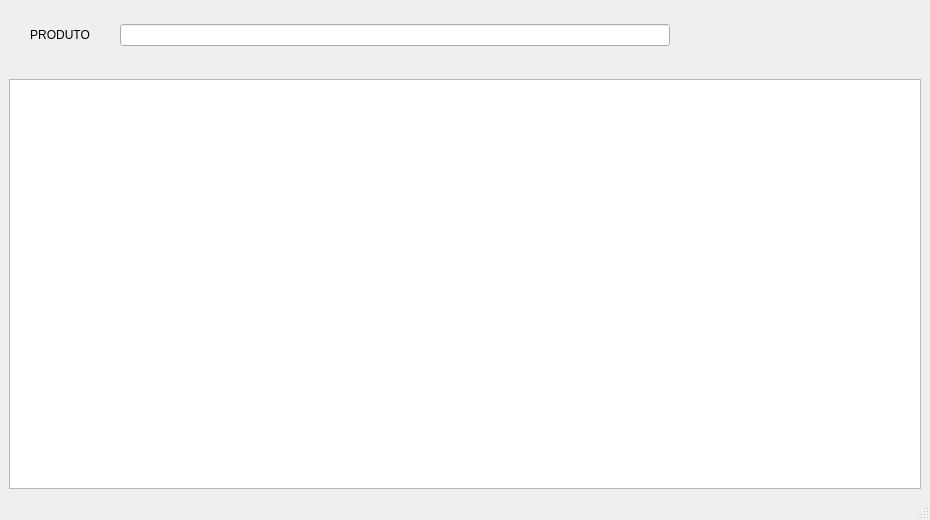
<?xml version="1.0" encoding="UTF-8"?>
<ui version="4.0">
 <class>MainWindow</class>
 <widget class="QMainWindow" name="MainWindow">
  <property name="windowModality">
   <enum>Qt::WindowModality::NonModal</enum>
  </property>
  <property name="geometry">
   <rect>
    <x>0</x>
    <y>0</y>
    <width>930</width>
    <height>520</height>
   </rect>
  </property>
  <property name="minimumSize">
   <size>
    <width>930</width>
    <height>520</height>
   </size>
  </property>
  <property name="maximumSize">
   <size>
    <width>930</width>
    <height>520</height>
   </size>
  </property>
  <property name="windowTitle">
   <string>PRODUTOS</string>
  </property>
  <property name="styleSheet">
   <string notr="true"/>
  </property>
  <widget class="QWidget" name="centralwidget">
   <property name="styleSheet">
    <string notr="true"/>
   </property>
   <layout class="QVBoxLayout" name="verticalLayout">
    <property name="spacing">
     <number>0</number>
    </property>
    <property name="leftMargin">
     <number>0</number>
    </property>
    <property name="topMargin">
     <number>0</number>
    </property>
    <property name="rightMargin">
     <number>0</number>
    </property>
    <property name="bottomMargin">
     <number>0</number>
    </property>
    <item>
     <widget class="QWidget" name="widget" native="true">
      <property name="minimumSize">
       <size>
        <width>0</width>
        <height>70</height>
       </size>
      </property>
      <property name="maximumSize">
       <size>
        <width>16777215</width>
        <height>70</height>
       </size>
      </property>
      <property name="styleSheet">
       <string notr="true"/>
      </property>
      <layout class="QHBoxLayout" name="horizontalLayout">
       <property name="spacing">
        <number>0</number>
       </property>
       <property name="leftMargin">
        <number>0</number>
       </property>
       <property name="topMargin">
        <number>0</number>
       </property>
       <property name="rightMargin">
        <number>0</number>
       </property>
       <property name="bottomMargin">
        <number>0</number>
       </property>
       <item>
        <widget class="QWidget" name="widget_3" native="true">
         <property name="minimumSize">
          <size>
           <width>120</width>
           <height>0</height>
          </size>
         </property>
         <property name="maximumSize">
          <size>
           <width>120</width>
           <height>120</height>
          </size>
         </property>
         <property name="styleSheet">
          <string notr="true"/>
         </property>
         <layout class="QVBoxLayout" name="verticalLayout_4">
          <item>
           <widget class="QLabel" name="label">
            <property name="maximumSize">
             <size>
              <width>120</width>
              <height>16777215</height>
             </size>
            </property>
            <property name="styleSheet">
             <string notr="true">border: transparent;</string>
            </property>
            <property name="text">
             <string>PRODUTO</string>
            </property>
            <property name="alignment">
             <set>Qt::AlignmentFlag::AlignCenter</set>
            </property>
           </widget>
          </item>
         </layout>
        </widget>
       </item>
       <item>
        <widget class="QWidget" name="widget_4" native="true">
         <property name="minimumSize">
          <size>
           <width>0</width>
           <height>0</height>
          </size>
         </property>
         <layout class="QVBoxLayout" name="verticalLayout_3">
          <property name="spacing">
           <number>0</number>
          </property>
          <property name="leftMargin">
           <number>0</number>
          </property>
          <property name="topMargin">
           <number>0</number>
          </property>
          <property name="rightMargin">
           <number>0</number>
          </property>
          <property name="bottomMargin">
           <number>0</number>
          </property>
          <item>
           <widget class="QLineEdit" name="FilterProducts">
            <property name="maximumSize">
             <size>
              <width>550</width>
              <height>16777215</height>
             </size>
            </property>
            <property name="styleSheet">
             <string notr="true">border-left: 1px solid red;
border-right: 1px solid red;</string>
            </property>
           </widget>
          </item>
         </layout>
        </widget>
       </item>
       <item>
        <widget class="QWidget" name="widget_5" native="true">
         <property name="minimumSize">
          <size>
           <width>0</width>
           <height>0</height>
          </size>
         </property>
         <property name="styleSheet">
          <string notr="true"/>
         </property>
         <layout class="QHBoxLayout" name="horizontalLayout_2"/>
        </widget>
       </item>
      </layout>
     </widget>
    </item>
    <item>
     <widget class="QFrame" name="products">
      <layout class="QVBoxLayout" name="verticalLayout_5">
       <item>
        <widget class="QTableWidget" name="tableWidget"/>
       </item>
      </layout>
     </widget>
    </item>
   </layout>
  </widget>
  <widget class="QStatusBar" name="statusbar"/>
 </widget>
 <resources/>
 <connections/>
</ui>
